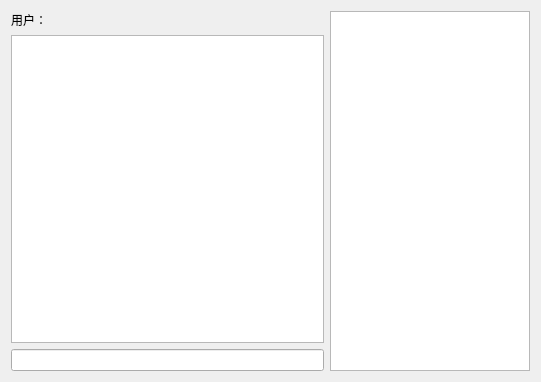
<?xml version="1.0" encoding="UTF-8"?>
<ui version="4.0">
 <class>ChatWidget</class>
 <widget class="QWidget" name="ChatWidget">
  <property name="geometry">
   <rect>
    <x>0</x>
    <y>0</y>
    <width>541</width>
    <height>382</height>
   </rect>
  </property>
  <property name="windowTitle">
   <string>Form</string>
  </property>
  <layout class="QHBoxLayout" name="horizontalLayout">
   <item>
    <layout class="QVBoxLayout" name="verticalLayout">
     <item>
      <widget class="QLabel" name="lbUsername">
       <property name="text">
        <string>用户：</string>
       </property>
      </widget>
     </item>
     <item>
      <widget class="QTextBrowser" name="tbChat"/>
     </item>
     <item>
      <widget class="QLineEdit" name="leChat"/>
     </item>
    </layout>
   </item>
   <item>
    <widget class="QListWidget" name="lwUser">
     <property name="enabled">
      <bool>true</bool>
     </property>
     <property name="minimumSize">
      <size>
       <width>200</width>
       <height>0</height>
      </size>
     </property>
     <property name="maximumSize">
      <size>
       <width>200</width>
       <height>16777215</height>
      </size>
     </property>
    </widget>
   </item>
  </layout>
 </widget>
 <resources/>
 <connections/>
</ui>
